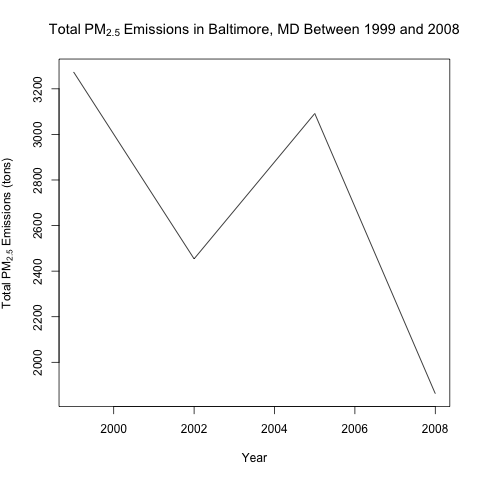

The R source for this figure:
source('getEmissionData.R')

png("plot2.png")
plot(
  names(baltimore.emissionsPerYear),
  baltimore.emissionsPerYear, type="l",
  xlab="Year",
  ylab=expression("Total" ~ PM[2.5] ~ "Emissions (tons)"),
  main=expression("Total" ~ PM[2.5] ~ "Emissions in Baltimore, MD Between 1999 and 2008")
  )
dev.off()